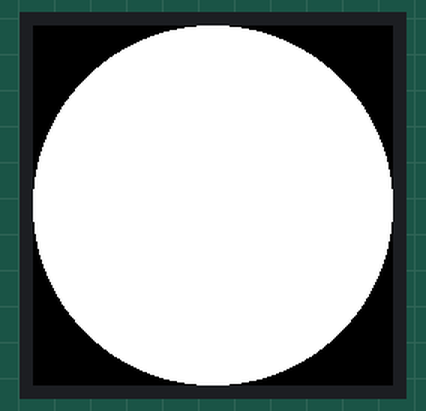
Simulated run of this program. Board: Raspberry Pi Pico running MicroPython. Parts: 240×240 colour display. At 0.3 s the program stops and its outputs stay as they are.

Above: at 0.3 s.

The program:

pico.py
```python
from machine import Pin,I2C,SPI,PWM,ADC
import framebuf
import time
import gc

import os

def df():
  s = os.statvfs('//')
  return ('{0} MB'.format((s[0]*s[3])/1048576))

def free(full=False):
  F = gc.mem_free()
  A = gc.mem_alloc()
  T = F+A
  P = '{0:.2f}%'.format(F/T*100)
  if not full: return P
  else : return ('Total:{0} Free:{1} ({2})'.format(T,F,P))

I2C_SDA = 6
I2C_SDL = 7

DC = 8
CS = 9
SCK = 10
MOSI = 11
RST = 12

BL = 25

Vbat_Pin = 29


class LCD_1inch28(framebuf.FrameBuffer):
    def __init__(self):
        self.width = 240
        self.height = 240

        self.cs = Pin(CS,Pin.OUT)
        self.rst = Pin(RST,Pin.OUT)

        self.cs(1)
        self.spi = SPI(1,100_000_000,polarity=0, phase=0,sck=Pin(SCK),mosi=Pin(MOSI),miso=None)
        self.dc = Pin(DC,Pin.OUT)
        self.dc(1)
        self.buffer = bytearray(self.height * self.width * 2)
        super().__init__(self.buffer, self.width, self.height, framebuf.RGB565)
        self.init_display()

        self.red   =   0x07E0
        self.green =   0x001f
        self.blue  =   0xf800
        self.white =   0xffff

        self.fill(self.white)
        self.show()

        self.pwm = PWM(Pin(BL))
        self.pwm.freq(5000)

    def write_cmd(self, cmd):
        self.cs(1)
        self.dc(0)
        self.cs(0)
        self.spi.write(bytearray([cmd]))
        self.cs(1)

    def write_data(self, buf):
        self.cs(1)
        self.dc(1)
        self.cs(0)
        self.spi.write(bytearray([buf]))
        self.cs(1)
    def set_bl_pwm(self,duty):
        self.pwm.duty_u16(duty)#max 65535
    def init_display(self):
        """Initialize dispaly"""
        self.rst(1)
        time.sleep(0.01)
        self.rst(0)
        time.sleep(0.01)
        self.rst(1)
        time.sleep(0.05)

        self.write_cmd(0xEF)
        self.write_cmd(0xEB)
        self.write_data(0x14)

        self.write_cmd(0xFE)
        self.write_cmd(0xEF)

        self.write_cmd(0xEB)
        self.write_data(0x14)

        self.write_cmd(0x84)
        self.write_data(0x40)

        self.write_cmd(0x85)
        self.write_data(0xFF)

        self.write_cmd(0x86)
        self.write_data(0xFF)

        self.write_cmd(0x87)
        self.write_data(0xFF)

        self.write_cmd(0x88)
        self.write_data(0x0A)

        self.write_cmd(0x89)
        self.write_data(0x21)

        self.write_cmd(0x8A)
        self.write_data(0x00)

        self.write_cmd(0x8B)
        self.write_data(0x80)

        self.write_cmd(0x8C)
        self.write_data(0x01)

        self.write_cmd(0x8D)
        self.write_data(0x01)

        self.write_cmd(0x8E)
        self.write_data(0xFF)

        self.write_cmd(0x8F)
        self.write_data(0xFF)


        self.write_cmd(0xB6)
        self.write_data(0x00)
        self.write_data(0x20)

        self.write_cmd(0x36)
        self.write_data(0x98)

        self.write_cmd(0x3A)
        self.write_data(0x05)


        self.write_cmd(0x90)
        self.write_data(0x08)
        self.write_data(0x08)
        self.write_data(0x08)
        self.write_data(0x08)

        self.write_cmd(0xBD)
        self.write_data(0x06)

        self.write_cmd(0xBC)
        self.write_data(0x00)

        self.write_cmd(0xFF)
        self.write_data(0x60)
        self.write_data(0x01)
        self.write_data(0x04)

        self.write_cmd(0xC3)
        self.write_data(0x13)
        self.write_cmd(0xC4)
        self.write_data(0x13)

        self.write_cmd(0xC9)
        self.write_data(0x22)

        self.write_cmd(0xBE)
        self.write_data(0x11)

        self.write_cmd(0xE1)
        self.write_data(0x10)
        self.write_data(0x0E)

        self.write_cmd(0xDF)
        self.write_data(0x21)
        self.write_data(0x0c)
        self.write_data(0x02)

        self.write_cmd(0xF0)
        self.write_data(0x45)
        self.write_data(0x09)
        self.write_data(0x08)
        self.write_data(0x08)
        self.write_data(0x26)
        self.write_data(0x2A)

        self.write_cmd(0xF1)
        self.write_data(0x43)
        self.write_data(0x70)
        self.write_data(0x72)
        self.write_data(0x36)
        self.write_data(0x37)
        self.write_data(0x6F)


        self.write_cmd(0xF2)
        self.write_data(0x45)
        self.write_data(0x09)
        self.write_data(0x08)
        self.write_data(0x08)
        self.write_data(0x26)
        self.write_data(0x2A)

        self.write_cmd(0xF3)
        self.write_data(0x43)
        self.write_data(0x70)
        self.write_data(0x72)
        self.write_data(0x36)
        self.write_data(0x37)
        self.write_data(0x6F)

        self.write_cmd(0xED)
        self.write_data(0x1B)
        self.write_data(0x0B)

        self.write_cmd(0xAE)
        self.write_data(0x77)

        self.write_cmd(0xCD)
        self.write_data(0x63)


        self.write_cmd(0x70)
        self.write_data(0x07)
        self.write_data(0x07)
        self.write_data(0x04)
        self.write_data(0x0E)
        self.write_data(0x0F)
        self.write_data(0x09)
        self.write_data(0x07)
        self.write_data(0x08)
        self.write_data(0x03)

        self.write_cmd(0xE8)
        self.write_data(0x34)

        self.write_cmd(0x62)
        self.write_data(0x18)
        self.write_data(0x0D)
        self.write_data(0x71)
        self.write_data(0xED)
        self.write_data(0x70)
        self.write_data(0x70)
        self.write_data(0x18)
        self.write_data(0x0F)
        self.write_data(0x71)
        self.write_data(0xEF)
        self.write_data(0x70)
        self.write_data(0x70)

        self.write_cmd(0x63)
        self.write_data(0x18)
        self.write_data(0x11)
        self.write_data(0x71)
        self.write_data(0xF1)
        self.write_data(0x70)
        self.write_data(0x70)
        self.write_data(0x18)
        self.write_data(0x13)
        self.write_data(0x71)
        self.write_data(0xF3)
        self.write_data(0x70)
        self.write_data(0x70)

        self.write_cmd(0x64)
        self.write_data(0x28)
        self.write_data(0x29)
        self.write_data(0xF1)
        self.write_data(0x01)
        self.write_data(0xF1)
        self.write_data(0x00)
        self.write_data(0x07)

        self.write_cmd(0x66)
        self.write_data(0x3C)
        self.write_data(0x00)
        self.write_data(0xCD)
        self.write_data(0x67)
        self.write_data(0x45)
        self.write_data(0x45)
        self.write_data(0x10)
        self.write_data(0x00)
        self.write_data(0x00)
        self.write_data(0x00)

        self.write_cmd(0x67)
        self.write_data(0x00)
        self.write_data(0x3C)
        self.write_data(0x00)
        self.write_data(0x00)
        self.write_data(0x00)
        self.write_data(0x01)
        self.write_data(0x54)
        self.write_data(0x10)
        self.write_data(0x32)
        self.write_data(0x98)

        self.write_cmd(0x74)
        self.write_data(0x10)
        self.write_data(0x85)
        self.write_data(0x80)
        self.write_data(0x00)
        self.write_data(0x00)
        self.write_data(0x4E)
        self.write_data(0x00)

        self.write_cmd(0x98)
        self.write_data(0x3e)
        self.write_data(0x07)

        self.write_cmd(0x35)
        self.write_cmd(0x21)

        self.write_cmd(0x11)
        time.sleep(0.12)
        self.write_cmd(0x29)
        time.sleep(0.02)

        self.write_cmd(0x21)

        self.write_cmd(0x11)

        self.write_cmd(0x29)

    def show(self):
        self.write_cmd(0x2A)
        self.write_data(0x00)
        self.write_data(0x00)
        self.write_data(0x00)
        self.write_data(0xef)

        self.write_cmd(0x2B)
        self.write_data(0x00)
        self.write_data(0x00)
        self.write_data(0x00)
        self.write_data(0xEF)

        self.write_cmd(0x2C)

        self.cs(1)
        self.dc(1)
        self.cs(0)
        self.spi.write(self.buffer)
        self.cs(1)


#class QMI8658(object):
#    def __init__(self,address=0X6B):
#        self._address = address
#        self._bus = I2C(id=1,scl=Pin(I2C_SDL),sda=Pin(I2C_SDA),freq=100_000)
#        bRet=self.WhoAmI()
#        if bRet :
#            self.Read_Revision()
#        else    :
#            return NULL
#        self.Config_apply()
#
#    def _read_byte(self,cmd):
#        rec=self._bus.readfrom_mem(int(self._address),int(cmd),1)
#        return rec[0]
#    def _read_block(self, reg, length=1):
#        rec=self._bus.readfrom_mem(int(self._address),int(reg),length)
#        return rec
#    def _read_u16(self,cmd):
#        LSB = self._bus.readfrom_mem(int(self._address),int(cmd),1)
#        MSB = self._bus.readfrom_mem(int(self._address),int(cmd)+1,1)
#        return (MSB[0] << 8) + LSB[0]
#    def _write_byte(self,cmd,val):
#        self._bus.writeto_mem(int(self._address),int(cmd),bytes([int(val)]))
#
#    def WhoAmI(self):
#        bRet=False
#        if (0x05) == self._read_byte(0x00):
#            bRet = True
#        return bRet
#    def Read_Revision(self):
#        return self._read_byte(0x01)
#    def Config_apply(self):
#        # REG CTRL1
#        self._write_byte(0x02,0x60)
#        # REG CTRL2 : QMI8658AccRange_8g  and QMI8658AccOdr_1000Hz
#        self._write_byte(0x03,0x23)
#        # REG CTRL3 : QMI8658GyrRange_512dps and QMI8658GyrOdr_1000Hz
#        self._write_byte(0x04,0x53)
#        # REG CTRL4 : No
#        self._write_byte(0x05,0x00)
#        # REG CTRL5 : Enable Gyroscope And Accelerometer Low-Pass Filter
#        self._write_byte(0x06,0x11)
#        # REG CTRL6 : Disables Motion on Demand.
#        self._write_byte(0x07,0x00)
#        # REG CTRL7 : Enable Gyroscope And Accelerometer
#        self._write_byte(0x08,0x03)
#
#    def Read_Raw_XYZ(self):
#        xyz=[0,0,0,0,0,0]
#        raw_timestamp = self._read_block(0x30,3)
#        raw_acc_xyz=self._read_block(0x35,6)
#        raw_gyro_xyz=self._read_block(0x3b,6)
#        raw_xyz=self._read_block(0x35,12)
#        timestamp = (raw_timestamp[2]<<16)|(raw_timestamp[1]<<8)|(raw_timestamp[0])
#        for i in range(6):
#            # xyz[i]=(raw_acc_xyz[(i*2)+1]<<8)|(raw_acc_xyz[i*2])
#            # xyz[i+3]=(raw_gyro_xyz[((i+3)*2)+1]<<8)|(raw_gyro_xyz[(i+3)*2])
#            xyz[i] = (raw_xyz[(i*2)+1]<<8)|(raw_xyz[i*2])
#            if xyz[i] >= 32767:
#                xyz[i] = xyz[i]-65535
#        return xyz
#    def Read_XYZ(self):
#        xyz=[0,0,0,0,0,0]
#        raw_xyz=self.Read_Raw_XYZ()
#        #QMI8658AccRange_8g
#        acc_lsb_div=(1<<12)
#        #QMI8658GyrRange_512dps
#        gyro_lsb_div = 64
#        for i in range(3):
#            xyz[i]=raw_xyz[i]/acc_lsb_div#(acc_lsb_div/1000.0)
#            xyz[i+3]=raw_xyz[i+3]*1.0/gyro_lsb_div
#        return xyz


if __name__=='__main__':
    gc.mem_free()
    LCD = LCD_1inch28()
    LCD.set_bl_pwm(65535)
    #LCD.fill(LCD.white)
    #LCD.show()
    #qmi8658=QMI8658()
    #Vbat= ADC(Pin(Vbat_Pin))

    #while(True):
    #    #read QMI8658
    #    #xyz=qmi8658.Read_XYZ()
    #
    #    LCD.fill(LCD.white)
    #
    #    LCD.fill_rect(0,0,240,40,LCD.red)
    #    LCD.text("RP2040-LCD-1.28",60,25,LCD.white)
    #
    #    LCD.fill_rect(0,40,240,40,LCD.blue)
    #    LCD.text("Waveshare",80,57,LCD.white)
    #
    #    LCD.fill_rect(0,80,120,120,0x1805)
    #    #LCD.text("ACC_X={:+.2f}".format(xyz[0]),20,100-3,LCD.white)
    #    #LCD.text("ACC_Y={:+.2f}".format(xyz[1]),20,140-3,LCD.white)
    #    #LCD.text("ACC_Z={:+.2f}".format(xyz[2]),20,180-3,LCD.white)

    #    LCD.fill_rect(120,80,120,120,0xF073)
    #    #LCD.text("GYR_X={:+3.2f}".format(xyz[3]),125,100-3,LCD.white)
    #    #LCD.text("GYR_Y={:+3.2f}".format(xyz[4]),125,140-3,LCD.white)
    #    #LCD.text("GYR_Z={:+3.2f}".format(xyz[5]),125,180-3,LCD.white)
    #
    #    LCD.fill_rect(0,200,240,40,0x180f)
    #    reading = Vbat.read_u16()*3.3/65535*2
    #    LCD.text("Vbat={:.2f}".format(reading),80,215,LCD.white)
    #
    #    LCD.show()
    #    time.sleep(0.1)
```
